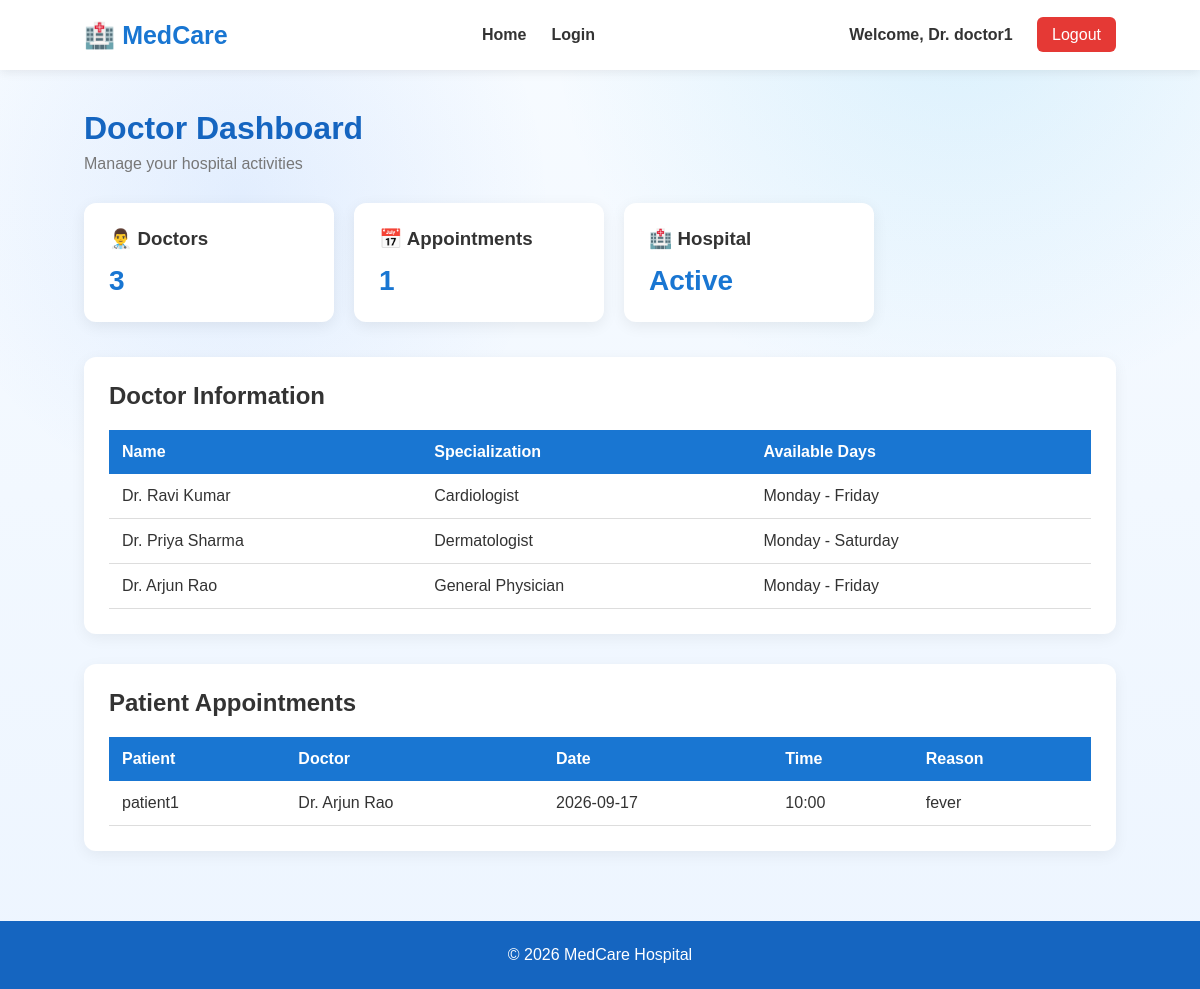
Screenshot of /doctor_dashboard (signed in) with the database file from the repository.
### tables this page shows
CREATE TABLE doctors (
    id INTEGER PRIMARY KEY AUTOINCREMENT,
    name TEXT NOT NULL,
    specialization TEXT NOT NULL,
    available_day TEXT NOT NULL
);

CREATE TABLE appointments (
    id INTEGER PRIMARY KEY AUTOINCREMENT,
    patient_name TEXT NOT NULL,
    doctor_name TEXT NOT NULL,
    appointment_date TEXT NOT NULL,
    appointment_time TEXT NOT NULL,
    reason TEXT
);

### app.py (the view)
@app.route("/doctor_dashboard")
def doctor_dashboard():
    if "user_id" not in session:
        return redirect(url_for("login"))
    if session["role"] != "doctor":
        return redirect(url_for("patient_dashboard"))
    conn = get_db()
    doctors = conn.execute("SELECT * FROM doctors").fetchall()
    appointments = conn.execute("SELECT * FROM appointments").fetchall()
    conn.close()
    return render_template(
        "doctor_dashboard.html",
        doctors=doctors,
        appointments=appointments
    )

### app.py (called while the page is built)
def get_db():
    conn = sqlite3.connect("hospital.db")
    conn.row_factory = sqlite3.Row
    return conn

### templates/doctor_dashboard.html (shortened to what this page needs)
{% extends "base.html" %}
{% block body_class %}dashboard-page{% endblock %}
{% block nav_right %}
<div>
    <span class="welcome">Welcome, Dr. {{ session["username"] }}</span>
    <a href="{{ url_for('logout') }}" class="logout-btn">Logout</a>
</div>
{% endblock %}
{% block content %}
<div class="dashboard">
    <h1>Doctor Dashboard</h1>
    <p class="dashboard-subtitle">Manage your hospital activities</p>
    <div class="dashboard-cards">
        <div class="dashboard-card">
            <h3>👨‍⚕️ Doctors</h3>
            <p>{{ doctors|length }}</p>
        </div>
        <div class="dashboard-card">
            <h3>📅 Appointments</h3>
            <p>{{ appointments|length }}</p>
        </div>
        <div class="dashboard-card">
            <h3>🏥 Hospital</h3>
            <p>Active</p>
        </div>
    </div>
    <section class="dashboard-section">
        <h2>Doctor Information</h2>
        <table>
            <thead>
                <tr>
                    <th>Name</th>
                    <th>Specialization</th>
                    <th>Available Days</th>
                </tr>
            </thead>
            <tbody>
                {% for doctor in doctors %}
                <tr>
                    <td>{{ doctor["name"] }}</td>
                    <td>{{ doctor["specialization"] }}</td>
                    <td>{{ doctor["available_day"] }}</td>
                </tr>
                {% endfor %}
            </tbody>
        </table>
    </section>
    <section class="dashboard-section">
        <h2>Patient Appointments</h2>
        {% if appointments %}
        <table>
            <thead>
                <tr>
                    <th>Patient</th>
                    <th>Doctor</th>
                    <th>Date</th>
                    <th>Time</th>
                    <th>Reason</th>
                </tr>
            </thead>
            <tbody>
                {% for appointment in appointments %}
                <tr>
                    <td>{{ appointment["patient_name"] }}</td>
                    <td>{{ appointment["doctor_name"] }}</td>
                    <td>{{ appointment["appointment_date"] }}</td>
                    <td>{{ appointment["appointment_time"] }}</td>
                    <td>{{ appointment["reason"] }}</td>
                </tr>
                {% endfor %}
            </tbody>
        </table>
        {% else %}
        <p class="empty-message">No appointments available.</p>
        {% endif %}
    </section>
</div>
{% endblock %}

### templates/base.html (shortened to what this page needs)
<!DOCTYPE html>
<html lang="en">
<head>
    <link rel="stylesheet" href="{{ url_for('static', filename='style.css') }}">
</head>
<body class="{% block body_class %}{% endblock %}">
<nav class="navbar">
    <div class="logo">🏥 MedCare</div>
    {% block nav_links %}
    <div class="nav-links">
        <a href="{{ url_for('home') }}">Home</a>
        <a href="{{ url_for('login') }}">Login</a>
    </div>
    {% endblock %}
    {% block nav_right %}{% endblock %}
</nav>
{% block content %}{% endblock %}
{% block footer %}
<footer>
    <p>© 2026 MedCare Hospital</p>
</footer>
{% endblock %}
</body>
</html>

### static/style.css (style rules this page uses)
* { margin: 0; padding: 0; box-sizing: border-box; }
:root { --primary-blue: #1976d2; --primary-dark: #1565c0; --primary-light: #e3f2fd; --soft-bg: #f4f7fb; --white: #ffffff; --text-dark: #333; --shadow-soft: rgba(0, 0, 0, 0.08); --shadow-card: rgba(0, 0, 0, 0.12); }
body { font-family: Arial, sans-serif; background-color: var(--soft-bg); color: var(--text-dark); }
body { background: radial-gradient(circle at 20% 20%, rgba(59,130,246,0.10), transparent 25%), radial-gradient(circle at 80% 0%, rgba(14,165,233,0.12), transparent 30%), linear-gradient(180deg, #f7fbff, #edf5ff); }
.navbar { height: 70px; background-color: #ffffff; display: flex; align-items: center; justify-content: space-between; padding: 0 7%; box-shadow: 0 2px 10px rgba(0,0,0,0.08); }
.logo { font-size: 25px; font-weight: bold; color: #1976d2; }
.nav-links { display: flex; gap: 25px; }
.nav-links a { text-decoration: none; color: #333; font-weight: bold; }
footer { text-align: center; padding: 25px; background-color: #1565c0; color: white; }
.dashboard { padding: 40px 7%; }
.dashboard h1 { color: #1565c0; margin-bottom: 8px; }
.dashboard-subtitle { color: #777; margin-bottom: 30px; }
.welcome { margin-right: 20px; font-weight: bold; }
.logout-btn { background-color: #e53935; color: white; padding: 9px 15px; text-decoration: none; border-radius: 6px; }
.dashboard-cards { display: flex; gap: 20px; flex-wrap: wrap; margin-bottom: 35px; }
.dashboard-card { background-color: white; width: 250px; padding: 25px; border-radius: 12px; box-shadow: 0 4px 15px rgba(0,0,0,0.07); }
.dashboard-card h3 { margin-bottom: 15px; }
.dashboard-card p { font-size: 28px; font-weight: bold; color: #1976d2; }
.dashboard-section { background-color: white; padding: 25px; border-radius: 12px; margin-bottom: 30px; box-shadow: 0 4px 15px rgba(0,0,0,0.06); }
.dashboard-section h2 { margin-bottom: 20px; color: #333; }
table { width: 100%; border-collapse: collapse; }
th { background-color: #1976d2; color: white; padding: 13px; text-align: left; }
td { padding: 13px; border-bottom: 1px solid #ddd; }

### rows the page displays
doctors: name "Dr. Ravi Kumar", specialization "Cardiologist", available_day "Monday - Friday"
doctors: name "Dr. Priya Sharma", specialization "Dermatologist", available_day "Monday - Saturday"
doctors: name "Dr. Arjun Rao", specialization "General Physician", available_day "Monday - Friday"
appointments: patient_name "patient1", doctor_name "Dr. Arjun Rao", appointment_date "2026-09-17", appointment_time "10:00", reason "fever"

### other values shown
{{ session["username"] }} "doctor1"
{{ doctors|length }} "3"
{{ appointments|length }} "1"
